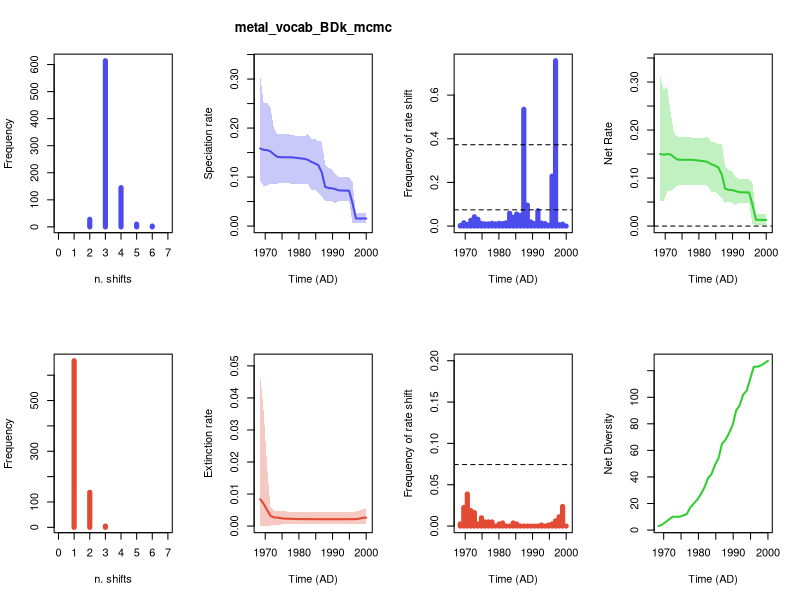

This chart was generated by the following R code:


pdf(file='././metal_vocab_BDk_RTT_plots.pdf',width=12, height=8)
par(mfrow=c(2,4))
library(scales)
###metal_vocab_BDk_mcmc###

#Number Shifts
unique=c(2.0, 3.0,4.0,5.0,6.0)
counts=c(28, 614,145,10,3)
plot(unique,counts,type = 'h', xlim = c(0,7.0), ylab = 'Frequency', xlab = 'n. shifts',lwd=5,col='#4c4cec')
#Speciation rate Plot
time=c(1968.5078125, 1969.5234375,1970.5390625,1971.5546875,1972.5703125,1973.5859375,1974.6015625,1975.6171875,1976.6328125,1977.6484375,1978.6640625,1979.6796875,1980.6953125,1981.7109375,1982.7265625,1983.7421875,1984.7578125,1985.7734375,1986.7890625,1987.8046875,1988.8203125,1989.8359375,1990.8515625,1991.8671875,1992.8828125,1993.8984375,1994.9140625,1995.9296875,1996.9453125,1997.9609375,1998.9765625,1999.9921875)
rate=c(0.158539246287, 0.155532953658,0.154975439745,0.152436432637,0.146380034029,0.14131129899,0.140592193397,0.140314870647,0.140389529666,0.140376345013,0.13968309039,0.138795678101,0.137959765719,0.137240336041,0.13494319574,0.130879718712,0.127979687829,0.124216020161,0.109724041509,0.0798978330829,0.0775762824675,0.077010525252,0.0753511251566,0.0728460495721,0.0725247376066,0.0723116720573,0.0721751542833,0.0461759832128,0.0154172215458,0.015334416332,0.0154062459395,0.0154062459395)
minHPD=c(0.0936701500108, 0.0808542257987,0.0831497817073,0.0857787102804,0.0862057559765,0.0862057559765,0.0884662712874,0.0884662712874,0.0884662712874,0.0862057559765,0.0864476859117,0.0864476859117,0.0860377385955,0.085268411586,0.0849349448861,0.0735680629155,0.0735680629155,0.0680824251096,0.0608491309034,0.0504467009125,0.0523066194273,0.0504467009125,0.047154993435,0.0509779582525,0.0514750315886,0.0509779582525,0.0504274662044,0.00537222062203,0.00575627955772,0.00591144112353,0.00591144112353,0.00591144112353)
maxHPD=c(0.306748328945, 0.251919874105,0.251919874105,0.241774858558,0.199300329185,0.187315616411,0.187958065761,0.18872899452,0.18872899452,0.186081397815,0.185416543579,0.183632129519,0.183632129519,0.183632129519,0.187831035945,0.177944414782,0.177944414782,0.173148746701,0.1725474085,0.125404614736,0.118536811374,0.115327822588,0.106093630031,0.0996023802455,0.0991544120949,0.0996023802455,0.0995143370631,0.0888898552674,0.0269359961775,0.0269359961775,0.0272517414462,0.0272517414462)
plot(time,time,type = 'n', ylim = c(0, 0.337423161839), xlim = c(1968.0,2000.5), ylab = 'Speciation rate', xlab = 'Time (AD)',main='metal_vocab_BDk_mcmc' )
polygon(c(time, rev(time)), c(maxHPD, rev(minHPD)), col = alpha('#4c4cec',0.3), border = NA)
lines(time,rate, col = '#4c4cec', lwd=2)
#Frequency of shifts
mids=c(1968.52419355, 1969.57258065,1970.62096774,1971.66935484,1972.71774194,1973.76612903,1974.81451613,1975.86290323,1976.91129032,1977.95967742,1979.00806452,1980.05645161,1981.10483871,1982.15322581,1983.2016129,1984.25,1985.2983871,1986.34677419,1987.39516129,1988.44354839,1989.49193548,1990.54032258,1991.58870968,1992.63709677,1993.68548387,1994.73387097,1995.78225806,1996.83064516,1997.87903226,1998.92741935,1999.97580645)
counts=c(0.0025, 0.015,0.0075,0.02625,0.0425,0.03125,0.0125,0.01,0.01,0.0125,0.01,0.0125,0.01125,0.015,0.05875,0.04,0.055,0.04875,0.535,0.09625,0.01875,0.01125,0.07,0.01375,0.01125,0.00375,0.22875,0.7575,0.00625,0.00875,0.0)
plot(mids,counts,type = 'h', xlim = c(1968.0,2000.5), ylim=c(0,0.7575), ylab = 'Frequency of rate shift', xlab = 'Time (AD)',lwd=5,col='#4c4cec')
bf2 = 0.0743899834186
bf6 = 0.372587643358
abline(h=bf2, lty=2)
abline(h=bf6, lty=2)
#Net Rate
time=c(1968.5078125, 1969.5234375,1970.5390625,1971.5546875,1972.5703125,1973.5859375,1974.6015625,1975.6171875,1976.6328125,1977.6484375,1978.6640625,1979.6796875,1980.6953125,1981.7109375,1982.7265625,1983.7421875,1984.7578125,1985.7734375,1986.7890625,1987.8046875,1988.8203125,1989.8359375,1990.8515625,1991.8671875,1992.8828125,1993.8984375,1994.9140625,1995.9296875,1996.9453125,1997.9609375,1998.9765625,1999.9921875)
net_rate=c(0.150168277887, 0.148572488512,0.149938334064,0.149228302622,0.143678212143,0.138647844927,0.138115052561,0.138000565575,0.13810143358,0.138103745743,0.137464160745,0.136600880503,0.135787813051,0.135074491012,0.132777350711,0.128712441494,0.125846354571,0.122083813568,0.107591834915,0.0777656264892,0.0754440758738,0.0748783186582,0.0732189185629,0.0707035553328,0.0703822433673,0.070169177818,0.0700302438041,0.0440225361051,0.013229067976,0.0130362874825,0.0127905954768,0.0127905954768)
net_minHPD=c(0.0534529863597, 0.0511491698753,0.073020346368,0.073020346368,0.0776320866294,0.0841609732966,0.0857901175942,0.0857901175942,0.0857901175942,0.0857901175942,0.0858441667627,0.0857901175942,0.0858441667627,0.0852995332565,0.0833347981721,0.0705449794784,0.0710554847442,0.0645757457417,0.0576046661537,0.0487026814656,0.0507309143079,0.0487026814656,0.0439216233343,0.0487026814656,0.0487026814656,0.0487026814656,0.0487026814656,0.00387244236187,0.00304853479897,0.0020322611224,0.00225755008558,0.00225755008558)
net_maxHPD=c(0.313031554581, 0.284263312879,0.290662469844,0.239670547942,0.194325206786,0.186641718691,0.185224924663,0.185224924663,0.185224924663,0.184426467412,0.184426467412,0.183937257504,0.184426467412,0.184426467412,0.185224924663,0.174488411097,0.174488411097,0.170351323208,0.170483507432,0.122957266078,0.117010300357,0.113998837901,0.103128652938,0.0976604697171,0.0970915181803,0.0976604697171,0.0981046146559,0.0882896008398,0.025820648509,0.0244551560619,0.0256986398238,0.0256986398238)
plot(time,time,type = 'n', ylim = c(0, 0.344334710039), xlim = c(1968.0,2000.5), ylab = 'Net Rate', xlab = 'Time (AD)',lwd=2, main='', col= '#32CD32' )
polygon(c(time, rev(time)), c(net_maxHPD, rev(net_minHPD)), col = alpha('#32CD32',0.3), border = NA)
lines(time,net_rate, col = '#32CD32', lwd=2)
abline(h=0,lty=2)

#Number Shifts
unique=c(1.0, 2.0,3.0)
counts=c(657, 138,5)
plot(unique,counts,type = 'h', xlim = c(0,7.0), ylab = 'Frequency', xlab = 'n. shifts',lwd=5,col='#e34a33')
#Extinction rate Plot
time=c(1968.5078125, 1969.5234375,1970.5390625,1971.5546875,1972.5703125,1973.5859375,1974.6015625,1975.6171875,1976.6328125,1977.6484375,1978.6640625,1979.6796875,1980.6953125,1981.7109375,1982.7265625,1983.7421875,1984.7578125,1985.7734375,1986.7890625,1987.8046875,1988.8203125,1989.8359375,1990.8515625,1991.8671875,1992.8828125,1993.8984375,1994.9140625,1995.9296875,1996.9453125,1997.9609375,1998.9765625,1999.9921875)
rate=c(0.00837096839918, 0.00696046514609,0.0050371056814,0.0032081300154,0.00270182188583,0.0026634540633,0.00247714083553,0.00231430507253,0.00228809608565,0.00227259926978,0.00221892964527,0.00219479759821,0.00217195266848,0.00216584502943,0.00216584502943,0.00216727721853,0.00213333325776,0.00213220659376,0.00213220659376,0.00213220659376,0.00213220659376,0.00213220659376,0.00213220659376,0.00214249423932,0.00214249423932,0.00214249423932,0.00214491047922,0.00215344710774,0.00218815356982,0.00229812884946,0.00261565046279,0.00261565046279)
minHPD=c(0.000163369169245, 0.000163369169245,0.000163369169245,0.0001559689943,0.000273733477749,0.0001559689943,0.000490686866904,0.000526328595428,0.000526328595428,0.000555264970568,0.000598678543263,0.000490686866904,0.000530986350854,0.000555264970568,0.000555264970568,0.000555264970568,0.000555264970568,0.000555264970568,0.000555264970568,0.000555264970568,0.000555264970568,0.000555264970568,0.000555264970568,0.000530986350854,0.000530986350854,0.000530986350854,0.000530986350854,0.000526328595428,0.000573545077166,0.000490686866904,0.000490686866904,0.000490686866904)
maxHPD=c(0.0469133622611, 0.0359937367526,0.0188236044588,0.00594762785578,0.00479439957787,0.00460687449678,0.0047457315748,0.00459982216165,0.00453875944295,0.00453875944295,0.00453875944295,0.0044041249812,0.0044041249812,0.0044041249812,0.0044041249812,0.0044041249812,0.0044041249812,0.0044041249812,0.0044041249812,0.0044041249812,0.0044041249812,0.0044041249812,0.0044041249812,0.0044041249812,0.0044041249812,0.0044041249812,0.0044041249812,0.0044041249812,0.00453875944295,0.00460687449678,0.00548132581609,0.00548132581609)
plot(time,time,type = 'n', ylim = c(0, 0.0516046984872), xlim = c(1968.0,2000.5), ylab = 'Extinction rate', xlab = 'Time (AD)',main='' )
polygon(c(time, rev(time)), c(maxHPD, rev(minHPD)), col = alpha('#e34a33',0.3), border = NA)
lines(time,rate, col = '#e34a33', lwd=2)
#Frequency of shifts
mids=c(1968.52419355, 1969.57258065,1970.62096774,1971.66935484,1972.71774194,1973.76612903,1974.81451613,1975.86290323,1976.91129032,1977.95967742,1979.00806452,1980.05645161,1981.10483871,1982.15322581,1983.2016129,1984.25,1985.2983871,1986.34677419,1987.39516129,1988.44354839,1989.49193548,1990.54032258,1991.58870968,1992.63709677,1993.68548387,1994.73387097,1995.78225806,1996.83064516,1997.87903226,1998.92741935,1999.97580645)
counts=c(0.0025, 0.0225,0.03875,0.01875,0.01625,0.0025,0.01,0.005,0.005,0.005,0.0,0.0025,0.00375,0.0,0.0,0.00375,0.0025,0.0,0.0,0.0,0.0,0.0,0.0,0.00125,0.0,0.00125,0.0025,0.00625,0.01125,0.02375,0.0)
plot(mids,counts,type = 'h', xlim = c(1968.0,2000.5), ylim=c(0,0.2), ylab = 'Frequency of rate shift', xlab = 'Time (AD)',lwd=5,col='#e34a33')
abline(h=bf2, lty=2)
abline(h=bf6, lty=2)
#Net Diversity
time=c(1968.5078125, 1969.5234375,1970.5390625,1971.5546875,1972.5703125,1973.5859375,1974.6015625,1975.6171875,1976.6328125,1977.6484375,1978.6640625,1979.6796875,1980.6953125,1981.7109375,1982.7265625,1983.7421875,1984.7578125,1985.7734375,1986.7890625,1987.8046875,1988.8203125,1989.8359375,1990.8515625,1991.8671875,1992.8828125,1993.8984375,1994.9140625,1995.9296875,1996.9453125,1997.9609375,1998.9765625,1999.9921875)
net_diversity=c(3.0, 4.0,6.0,8.0,10.0,10.0,10.0,11.0,12.0,17.0,20.0,23.0,27.0,32.0,39.0,42.0,49.0,54.0,65.0,68.0,73.0,79.0,90.0,94.0,102.0,105.0,114.0,123.0,123.0,124.0,125.5,127.5)
plot(time,net_diversity,type = 'l', ylab = 'Net Diversity', xlab = 'Time (AD)',lwd=2, main='', col= '#32CD32' )


n <- dev.off()